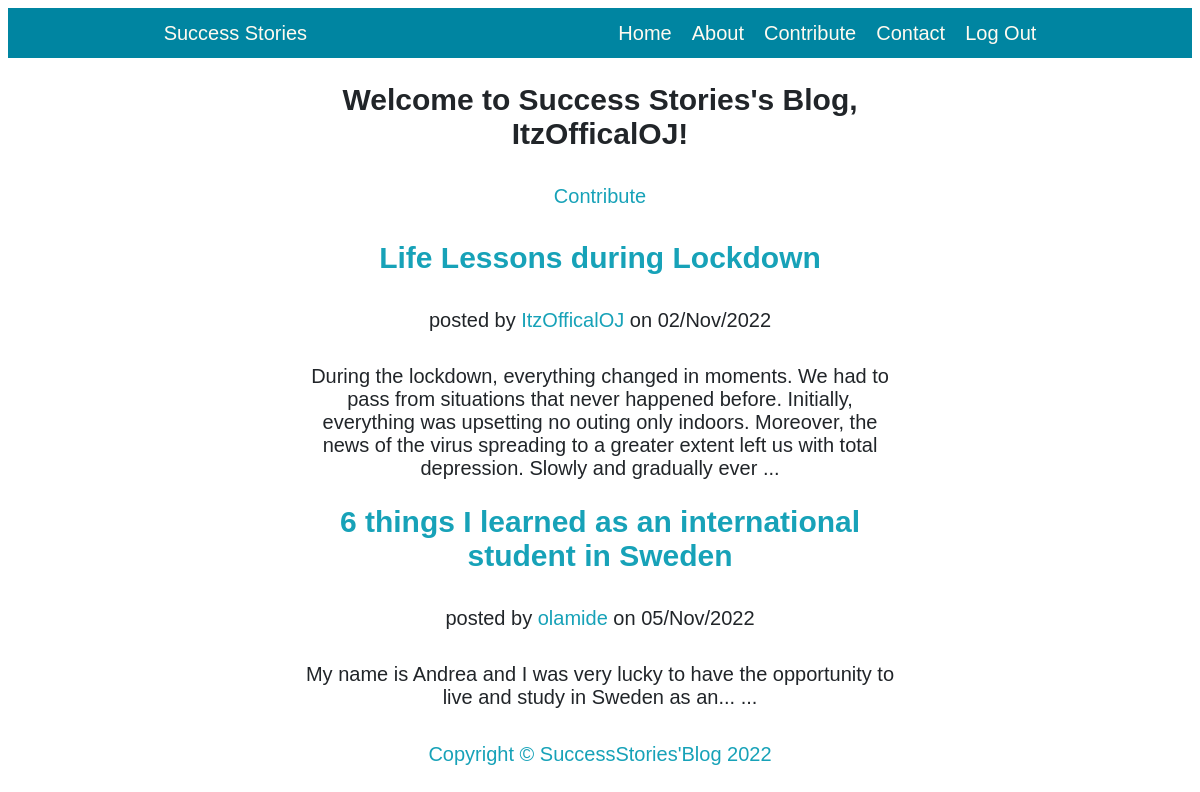
The page / (signed in) on the database its author committed.
### app.py (models this page shows, shortened)
class User(db.Model, UserMixin):
    __tablename__ = "users"
    id = db.Column(db.Integer, primary_key=True)
    username = db.Column(db.String(50), nullable=False, unique=True)
    first_name = db.Column(db.String(50), nullable=False)
    last_name = db.Column(db.String(50), nullable=False)
    email = db.Column(db.String(80), nullable=False, unique=True)
    password_hash = db.Column(db.Text, nullable=False)
    post_by = db.relationship("Post", back_populates="created_by", lazy="dynamic")

class Post(db.Model):
    __tablename__ = "posts"
    id = db.Column(db.Integer, primary_key=True)
    title = db.Column(db.String(80), nullable=False)
    content = db.Column(db.String, nullable=False)
    created_on = db.Column(db.DateTime, default=datetime.now())
    user_id = db.Column(db.Integer, db.ForeignKey("users.id"), unique=False, nullable=False)
    author = db.Column(db.String, nullable=False)
    created_by = db.relationship("User", back_populates="post_by")

### app.py (the view)
@app.route('/')
def index():
    post = Post.query.filter_by().all()
    context = {
        "posts":post
    }
    return render_template('index.html', **context)

### app.py (called while the page is built)
@login_manager.user_loader
def user_loader(id):
    return User.query.get(int(id))

### templates/index.html
{% extends 'layout.html' %} {% block content %}
{% if current_user.is_authenticated %}
<h2>Welcome to Success Stories's Blog, {{current_user.username}}!</h2>
<p><a href="{{url_for('contribute')}}" class="button">Contribute</a></p>
{% else %}
<h2>Welcome  to Success Stories's Blog! </h2>
<p>Hello, adventurer, why wander alone? <a href="{{url_for('login')}}">Join us</a> and tell your Success stories here...</p>
{% endif %}
{% for post in posts%}
<div class="post-preview">
  <a href="/post/{{post.id}}/">
    <h2 class="post-tilte">
      {{post.title}}
    </h2>
  </a>
  <p class="post-meta"> posted by
    <a href="#">{{post.author}}</a> on {{post.created_on.strftime('%d/%b/%Y')}}</p>
    {{ post.content[0:300] }} ...
</div>
{% endfor %}
{% endblock content %}

### static/css/clean-blog.css (style rules this page uses)
* { font-family: Arial, Helvetica, sans-serif; box-sizing: border-box; }
body { font-size:20px; color:#212529; text-align: center; font-family:Lora,'Times New Roman',serif, }
a { text-decoration: none; color: #17a2b8; }
p { line-height:1.5;margin:30px 0 }

### rows shown on the page
User: username "ItzOfficalOJ"
Post: title "Life Lessons during Lockdown", author "ItzOfficalOJ", created_on "02/Nov/2022", content "During the lockdown, everything changed in moments. We had to pass from situations that never happened before. Initially, everything was upsetting no outing only indoors. Moreover, the news of the virus spreading to a greater extent left us with total depression. Slowly and gradually ever"
Post: title "6 things I learned as an international student in Sweden", author "olamide", created_on "05/Nov/2022", content "My name is Andrea and I was very lucky to have the opportunity to live and study in Sweden as an..."
